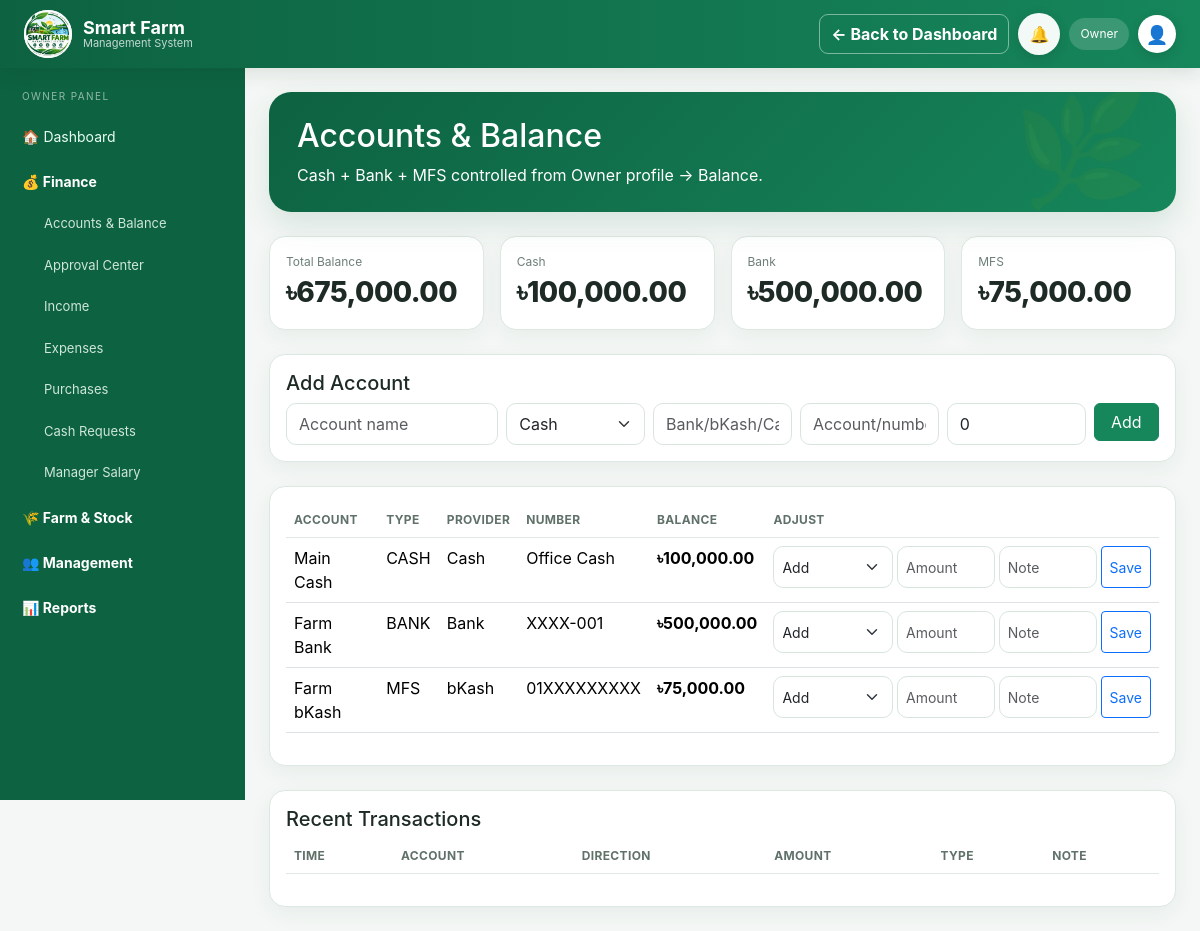
The app's page /admin/accounts/index.php (signed in) with its own data.
### tables this page shows
CREATE TABLE accounts(id INT AUTO_INCREMENT PRIMARY KEY,account_name VARCHAR(120) NOT NULL,account_type ENUM('cash','bank','mfs') NOT NULL,provider VARCHAR(120),account_number VARCHAR(100),balance DECIMAL(14,2) DEFAULT 0,status ENUM('active','inactive') DEFAULT 'active',created_at TIMESTAMP DEFAULT CURRENT_TIMESTAMP);

### admin/accounts/index.php (the view, shortened to what this page needs)
<?php
require __DIR__ . "/../../config/database.php";
$rows = $pdo->query(
    "SELECT *
     FROM accounts
     ORDER BY account_type, account_name"
)->fetchAll();
$sum = $pdo->query(
    "SELECT
        account_type,
        COALESCE(SUM(balance),0) total
     FROM accounts
     WHERE status='active'
     GROUP BY account_type"
)->fetchAll(PDO::FETCH_KEY_PAIR);
$total = array_sum(
    array_map('floatval', $sum)
);
require __DIR__ . "/../../partials/header.php";
?>
<div class="container-fluid">
    <div class="row">
        <?php
        require __DIR__ . "/../../partials/admin_sidebar.php";
        ?>
        <div class="col-md-10 p-4">
            <div class="hero-top mb-4">
                <h2>
                    Accounts & Balance
                </h2>
                <p class="mb-0">
                    Cash + Bank + MFS controlled from
                    Owner profile → Balance.
                </p>
            </div>
            <div class="row g-3 mb-4">
                <div class="col-md-3">
                    <div class="cardx p-3">
                        <div class="small-muted">
                            Total Balance
                        </div>
                        <div class="metric">
                            ৳<?= number_format($total, 2) ?>
                        </div>
                    </div>
                </div>
                <div class="col-md-3">
                    <div class="cardx p-3">
                        <div class="small-muted">
                            Cash
                        </div>
                        <div class="metric">
                            ৳<?= number_format(
                                (float) ($sum['cash'] ?? 0),
                                2
                            ) ?>
                        </div>
                    </div>
                </div>
                <div class="col-md-3">
                    <div class="cardx p-3">
                        <div class="small-muted">
                            Bank
                        </div>
                        <div class="metric">
                            ৳<?= number_format(
                                (float) ($sum['bank'] ?? 0),
                                2
                            ) ?>
                        </div>
                    </div>
                </div>
                <div class="col-md-3">
                    <div class="cardx p-3">
                        <div class="small-muted">
                            MFS
                        </div>
                        <div class="metric">
                            ৳<?= number_format(
                                (float) ($sum['mfs'] ?? 0),
                                2
                            ) ?>
                        </div>
                    </div>
                </div>
            </div>
            <div class="cardx p-3 mb-4">
                <h5>
                    Add Account
                </h5>
                <form
                    method="post"
                    class="row g-2"
                >
                    <div class="col-md-3">
                        <input
                            class="form-control"
                            name="account_name"
                            placeholder="Account name"
                            required
                        >
                    </div>
                    <div class="col-md-2">
                        <select
                            class="form-select"
                            name="account_type"
                        >
                            <option value="cash">
                                Cash
                            </option>
                        </select>
                    </div>
                    <div class="col-md-2">
                        <input
                            class="form-control"
                            name="provider"
                            placeholder="Bank/bKash/Cash"
                        >
                    </div>
                    <div class="col-md-2">
                        <input
                            class="form-control"
                            name="account_number"
                            placeholder="Account/number"
                        >
                    </div>
                    <div class="col-md-2">
                        <input
                            class="form-control"
                            type="number"
                            step=".01"
                            name="opening_balance"
                            value="0"
                        >
                    </div>
                    <div class="col-md-1">
                        <button class="btn btn-success w-100">
                            Add
                        </button>
                    </div>
                </form>
            </div>
            <div class="cardx p-3 mb-4">
                <table class="table">
                    <thead>
                        <tr>
                            <th>Account</th>
                            <th>Type</th>
                            <th>Provider</th>
                            <th>Number</th>
                            <th>Balance</th>
                            <th>Adjust</th>
                        </tr>
                    </thead>
                    <tbody>
                        <?php foreach ($rows as $a): ?>
                            <tr>
                                <td>
                                    <?= htmlspecialchars(
                                        $a['account_name']
                                    ) ?>
                                </td>
                                <td>
                                    <?= strtoupper(
                                        $a['account_type']
                                    ) ?>
                                </td>
                                <td>
                                    <?= htmlspecialchars(
                                        $a['provider']
                                    ) ?>
                                </td>
                                <td>
                                    <?= htmlspecialchars(
                                        $a['account_number']
                                    ) ?>
                                </td>
                                <td>
                                    <b>
                                        ৳<?= number_format(
                                            $a['balance'],
                                            2
                                        ) ?>
                                    </b>
                                </td>
                                <td>
                                    <form
                                        method="post"
                                        class="d-flex gap-1"
                                    >
                                        <select
                                            class="form-select form-select-sm"
                                            name="direction"
                                        >
                                            <option value="CREDIT">
                                                Add
                                            </option>
                                        </select>
                                        <input
                                            class="form-control form-control-sm"
                                            type="number"
                                            step=".01"
                                            name="amount"
                                            placeholder="Amount"
                                            required
                                        >
                                        <input
                                            class="form-control form-control-sm"
                                            name="note"
                                            placeholder="Note"
                                        >
                                        <button
                                            class="btn btn-sm btn-outline-primary"
                                        >
                                            Save
                                        </button>
                                    </form>
                                </td>
                            </tr>
                        <?php endforeach; ?>
                    </tbody>
                </table>
            </div>
            <div class="cardx p-3">
                <h5>
                    Recent Transactions
                </h5>
                <table class="table">
                    <thead>
                        <tr>
                            <th>Time</th>
                            <th>Account</th>
                            <th>Direction</th>
                            <th>Amount</th>
                            <th>Type</th>
                            <th>Note</th>
                        </tr>
                    </thead>
                </table>
            </div>
        </div>
    </div>
</div>

### assets/css/style.css (style rules this page uses)
:root { --green: #0f6846; --green2: #15865a; --deep: #0b3d2c; --ink: #18332a; --muted: #6e7f77; --bg: #f3f7f4; --line: #dfe9e3; --white: #fff; --danger: #c43b3b; --warn: #b77900; --blue: #2c6dc9; }
* { box-sizing: border-box; }
html { scroll-behavior: smooth; }
body { margin: 0; background: var(--bg); color: var(--ink); font-family: Inter, Segoe UI, Arial, sans-serif; }
.hero-top { background: linear-gradient( 135deg, #0d5a3c, #159363 ); color: #fff; border-radius: 22px; padding: 25px 28px; position: relative; overflow: hidden; box-shadow: 0 12px 30px rgba(15, 104, 70, .13); }
.hero-top:after { content: '🌿'; position: absolute; right: 26px; bottom: -18px; font-size: 110px; opacity: .12; }
.cardx { background: #fff; border: 1px solid #e8efeb; border-radius: 16px; box-shadow: 0 7px 22px rgba(18, 72, 49, .055); }
.metric { font-size: 28px; font-weight: 800; letter-spacing: -.5px; }
.small-muted { font-size: 12px; color: var(--muted); }
.table { --bs-table-bg: transparent; }
.table thead th { font-size: 12px; text-transform: uppercase; letter-spacing: .35px; color: #607169; border-bottom-color: #dfe8e2; }
.btn-success { background: var(--green); border-color: var(--green); }
.form-control, .form-select { border-color: #d8e5dd; border-radius: 10px; min-height: 42px; }
.container-fluid > .row > .app-sidebar + .col-md-10, .container-fluid > .row > .app-sidebar + .app-main { flex: 1 1 0 !important; width: auto !important; max-width: none !important; min-width: 0 !important; }
.container-fluid:has(> .row > .app-sidebar) { padding-left: 0 !important; padding-right: 0 !important; }
.container-fluid > .row:has(> .app-sidebar) { --bs-gutter-x: 0; flex-wrap: nowrap !important; margin-left: 0 !important; margin-right: 0 !important; min-height: calc(100vh - 68px); }
.container-fluid > .row:has(> .app-sidebar) > .col-md-10 { padding: 24px !important; overflow-x: hidden; }
body[data-palette="green"] { --ui-accent: #16865b; --ui-accent-dark: #0d6241; --ui-soft: #e8f5ee; --ui-bg: #f4f7f5; --ui-border: #dce8e0; }
body { --green: var(--ui-accent); --green2: var(--ui-accent); --deep: var(--ui-accent-dark); --bg: var(--ui-bg); background: var(--ui-bg) !important; color: var(--ui-text, #1d2b24); transition: background .2s, color .2s; }
.hero-top, .login-brand { background: linear-gradient( 135deg, var(--ui-accent-dark), var(--ui-accent) ) !important; }
.btn-success, .bg-success { background-color: var(--ui-accent) !important; border-color: var(--ui-accent) !important; }
.cardx, .smart-tile, .incident-card, .feature-card, .job-card, .product-card, .page-head { background: var(--ui-panel, #fff) !important; border-color: var(--ui-border) !important; color: var(--ui-text, #1d2b24) !important; }
:root { --ui-accent: #16865b; --ui-accent-dark: #0d6241; --ui-soft: #e8f5ee; --ui-bg: #f4f7f5; --ui-panel: #fff; --ui-text: #1d2b24; --ui-muted: #68766e; --ui-border: #dce8e0; }
body[data-palette] { background: var(--ui-bg) !important; color: var(--ui-text) !important; }
.cardx, .smart-tile, .incident-card, .feature-card, .job-card, .product-card { background: var(--ui-panel) !important; color: var(--ui-text) !important; border-color: var(--ui-border) !important; }
.btn-success { background: var(--ui-accent) !important; border-color: var(--ui-accent) !important; color: #fff !important; }

### records on screen
accounts: account_name "Main Cash", account_type "CASH", provider "Cash", account_number "Office Cash", balance "100,000.00"
accounts: account_name "Farm Bank", account_type "BANK", provider "Bank", account_number "XXXX-001", balance "500,000.00"
accounts: account_name "Farm bKash", account_type "MFS", provider "bKash", account_number "01XXXXXXXXX", balance "75,000.00"

### other values on screen
$_SESSION['user']['role'] "Owner"
$total "675,000.00"
$sum['cash'] "100,000.00"
$sum['bank'] "500,000.00"
$sum['mfs'] "75,000.00"
